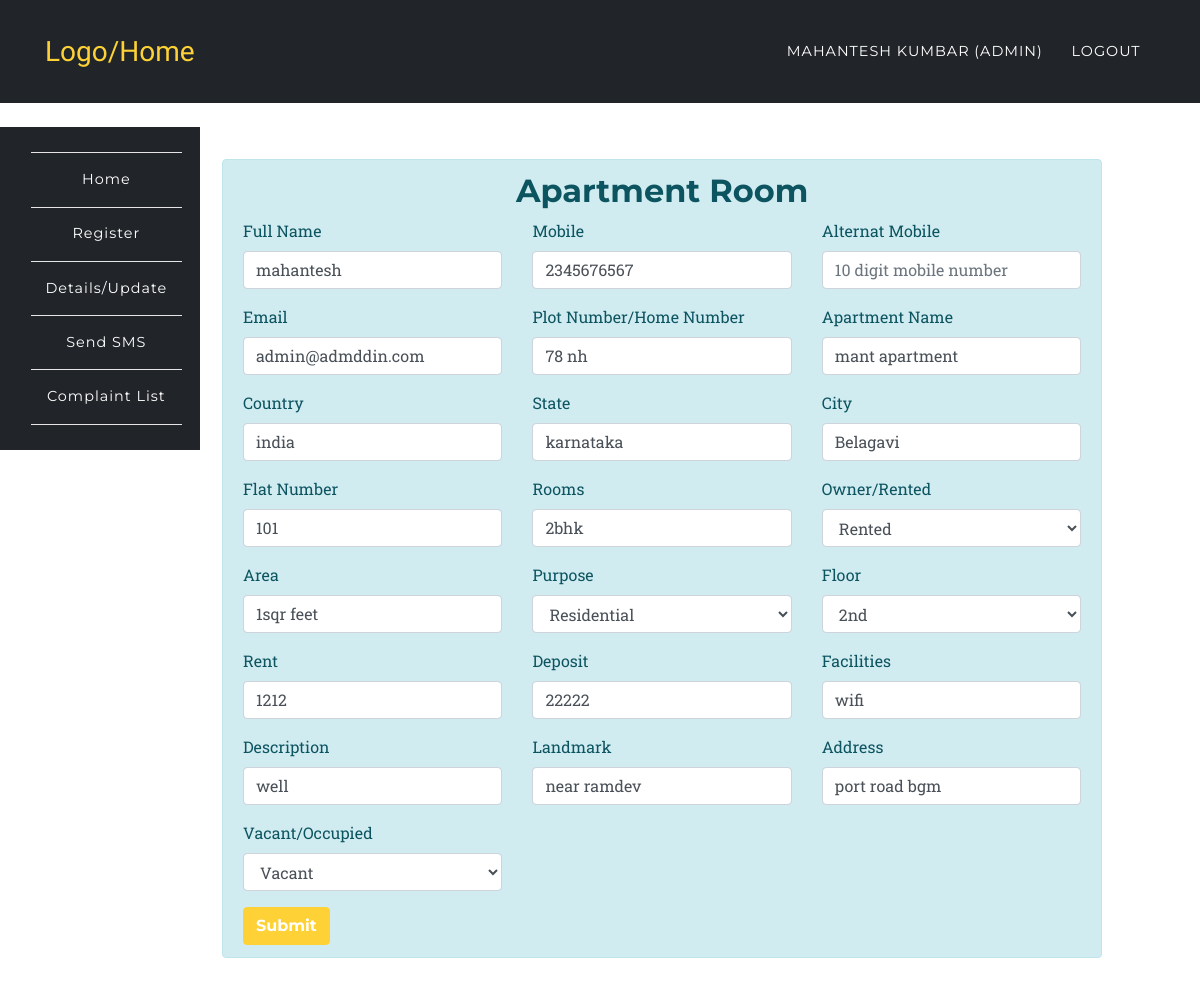
The page /app/update.php?id=3&act=ap (signed in) on the database its author committed.
### tables this page shows
CREATE TABLE IF NOT EXISTS `room_rental_registrations_apartment` (
  `id` int UNSIGNED NOT NULL AUTO_INCREMENT,
  `fullname` varchar(191) NOT NULL,
  `mobile` varchar(191) NOT NULL,
  `alternat_mobile` varchar(191) NOT NULL,
  `email` varchar(191) NOT NULL,
  `country` varchar(191) NOT NULL,
  `state` varchar(191) NOT NULL,
  `city` varchar(191) NOT NULL,
  `landmark` varchar(191) NOT NULL,
  `rent` varchar(191) NOT NULL,
  `deposit` varchar(191) NOT NULL,
  `plot_number` varchar(191) NOT NULL,
  `apartment_name` varchar(100) DEFAULT NULL,
  `ap_number_of_plats` varchar(100) DEFAULT NULL,
  `rooms` varchar(100) DEFAULT NULL,
  `floor` varchar(100) DEFAULT NULL,
  `purpose` varchar(100) DEFAULT NULL,
  `own` varchar(100) DEFAULT NULL,
  `area` varchar(100) DEFAULT NULL,
  `address` varchar(191) NOT NULL,
  `accommodation` varchar(191) NOT NULL,
  `description` varchar(191) NOT NULL,
  `image` varchar(191) DEFAULT NULL,
  `open_for_sharing` varchar(191) DEFAULT NULL,
  `other` varchar(191) DEFAULT NULL,
  `vacant` int NOT NULL DEFAULT '1',
  `created_at` timestamp NULL DEFAULT CURRENT_TIMESTAMP,
  `updated_at` timestamp NULL DEFAULT CURRENT_TIMESTAMP,
  `user_id` int DEFAULT NULL,
  PRIMARY KEY (`id`)
);

### app/partials/edit/apartment.php (the view, shortened to what this page needs)
<div class="col-md-11 col-xs-12 col-sm-12"><br>
	<div class="alert alert-info" role="alert">
		<h2 class="text-center">Apartment Room</h2>
		<form action="" method="POST">
  	 <div class="row">
  	 	<div class="col-md-4">
	  	  <div class="form-group">
		    <label for="fullname">Full Name</label>
		    <input type="text" class="form-control" id="fullname" placeholder="Full Name" name="fullname" value="<?php echo $data['fullname']?$data['fullname']:''; ?>" required>
		  </div>
		 </div>
		<div class="col-md-4">
		  <div class="form-group">
		    <label for="mobile">Mobile</label>
		    <input type="text" class="form-control" pattern="^(\d{10})$" id="mobile" title="10 digit mobile number" placeholder="10 digit mobile number" name="mobile" value="<?php echo $data['mobile']?$data['mobile']:''; ?>" required>
		  </div>
		 </div>
		<div class="col-md-4">
		  <div class="form-group">
		    <label for="alternat_mobile">Alternat Mobile</label>
		    <input type="text" class="form-control" pattern="^(\d{10})$" id="alternat_mobile" title="10 digit mobile number" placeholder="10 digit mobile number" value="<?php echo $data['alternat_mobile']?$data['alternat_mobile']:''; ?>">
		  </div>
		</div>
	</div>
	<div class="row">
  	 	<div class="col-md-4">
		  <div class="form-group">
		    <label for="email">Email</label>
		    <input type="email" class="form-control" id="email" placeholder="Email" name="email" value="<?php echo $data['email']?$data['email']:''; ?>" required>
		  </div>
		 </div>
		 <div class="col-md-4">
		  <div class="form-group">
		    <label for="plot_number">Plot Number/Home Number</label>
		    <input type="text" class="form-control" id="plot_number" placeholder="Plot Number/Home Number" name="plot_number" value="<?php echo $data['plot_number']?$data['plot_number']:''; ?>" required>
		  </div>
		 </div>
		 <div class="col-md-4">
		  <div class="form-group">
		    <label for="apartment_name">Apartment Name</label>
		    <input type="text" class="form-control" id="apartment_name" placeholder="Apartment Name" name="apartment_name" value="<?php echo $data['apartment_name']?$data['apartment_name']:''; ?>" required>
		  </div>
		 </div>
	</div>
	<div class="row">
		<div class="col-md-4">
	  <div class="form-group">
	    <label for="country">Country</label>
	    <input type="country" class="form-control" id="country" placeholder="Country" name="country" value="<?php echo $data['country']?$data['country']:''; ?>" required>
	  </div>
	  </div>
	  <div class="col-md-4">
	  <div class="form-group">
	    <label for="state">State</label>
	    <input type="state" class="form-control" id="state" placeholder="State" name="state" value="<?php echo $data['state']?$data['state']:''; ?>" required>
	  </div>
	  </div>
	  <div class="col-md-4">
	  <div class="form-group">
	    <label for="city">City</label>
	    <input type="city" class="form-control" id="city" placeholder="City" name="city" value="<?php echo $data['city']?$data['city']:''; ?>" required>
	  </div>
	  </div>
	 </div>
	 <div class="row">
	 	<div class="col-md-4">
		 <div class="form-group">
		    <label for="ap_number_of_plats">Flat Number</label>
		    <input type="ap_number_of_plats" class="form-control" id="Plat Number" placeholder="ap_number_of_plats" name="ap_number_of_plats" value="<?php echo $data['ap_number_of_plats']?$data['ap_number_of_plats']:''; ?>" required>
		  </div>
		</div>
		<div class="col-md-4">
		 <div class="form-group">
		    <label for="rooms">Rooms</label>
		    <input type="text" class="form-control" id="rooms" placeholder="Rooms" name="rooms" value="<?php echo $data['rooms']?$data['rooms']:''; ?>" required>
		  </div>
		</div>
		<div class="col-md-4">
		    <div class="form-group">
			    <label for="ownership">Owner/Rented </label>
			    <select class="form-control" id="ownership" name="own">
			      <option value="rented" <?php if($data['own'] == 'rented'){echo 'selected';}?>>Rented</option>
			    </select>
			 </div>
	  	</div>
	</div>
	<div class="row">
		<div class="col-md-4">
		  <div class="form-group">
		    <label for="area">Area</label>
		    <input type="area" class="form-control" id="area" placeholder="Area" name="area" value="<?php echo $data['area']?$data['area']:''; ?>">
		  </div>
	  	</div>
	 	<div class="col-md-4">
		    <div class="form-group">
			    <label for="purpose">Purpose</label>
			    <select class="form-control" id="purpose" name="purpose">
			      <option value="Residential" <?php if($data['purpose'] == 'Residential'){echo 'selected';}?>>Residential</option>
			    </select>
			 </div>
	  	</div>
	  	<div class="col-md-4">
		    <div class="form-group">
			    <label for="floor">Floor</label>
			    <select class="form-control" id="floor" name="floor">
			      <option value="2nd" <?php if($data['floor'] == '2nd'){echo 'selected';}?>>2nd</option>
			    </select>
			 </div>
	  	</div>
	</div>
	 <div class="row">
	 	<div class="col-md-4">
		 <div class="form-group">
		    <label for="rent">Rent</label>
		    <input type="rent" class="form-control" id="rent" placeholder="Rent" name="rent" value="<?php echo $data['rent']?$data['rent']:''; ?>">
		  </div>
		</div>
	  	<div class="col-md-4">
	  		<div class="form-group">
			    <label for="deposit">Deposit</label>
			    <input type="deposit" class="form-control" id="deposit" placeholder="Deposit" name="deposit" value="<?php echo $data['deposit']?$data['deposit']:''; ?>">
	  		</div>
	  	</div>
	  <div class="col-md-4">
	  <div class="form-group">
	    <label for="accommodation">Facilities</label>
	    <input type="accommodation" class="form-control" id="accommodation" placeholder="Facilities" name="accommodation" value="<?php echo $data['accommodation']?$data['accommodation']:''; ?>">
	  </div>
	  </div>
	  </div>
	   <div class="row">
	 	<div class="col-md-4">
	  <div class="form-group">
	    <label for="description">Description</label>
	    <input type="description" class="form-control" id="description" placeholder="Description" name="description" value="<?php echo $data['description']?$data['description']:''; ?>">
	  </div>
	   </div>
	  <div class="col-md-4">
	  <div class="form-group">
	    <label for="landmark">Landmark</label>
	    <input type="landmark" class="form-control" id="landmark" placeholder="landmark" name="landmark" value="<?php echo $data['landmark']?$data['landmark']:''; ?>">
	  </div>
	   </div>
	  <div class="col-md-4">
	  <div class="form-group">
	    <label for="address">Address</label>
	    <input type="address" class="form-control" id="address" placeholder="Address" name="address" value="<?php echo $data['address']?$data['address']:''; ?>" required>
	  </div>
	   </div>
	    </div>
	    <div class="row">
	    	<div class="col-4">
	 		 <div class="form-group">
			    <label for="vacant">Vacant/Occupied</label>
			    <select class="form-control" id="vacant" name="vacant">
			      <option value="1" <?php if($data['vacant'] == '1'){echo 'selected';}?>>Vacant</option>
			    </select>
			  </div>
	 	</div>
	  </div>
	  <button type="submit" class="btn btn-primary" name='register_apartment' value="register_apartment">Submit</button>
	</form>
	</div>
	</div>

### assets/css/rent.css (style rules this page uses)
body { overflow-x: hidden; font-family: 'Roboto Slab', 'Helvetica Neue', Helvetica, Arial, sans-serif; }
h1, h2, h3, h4, h5, h6 { font-weight: 700; font-family: 'Montserrat', 'Helvetica Neue', Helvetica, Arial, sans-serif; }
.btn { font-family: 'Montserrat', 'Helvetica Neue', Helvetica, Arial, sans-serif; font-weight: 700; }
.btn-primary { background-color: #fed136; border-color: #fed136; }

### rows shown on the page
room_rental_registrations_apartment: fullname "mahantesh", mobile "2345676567", email "admin@admddin.com", plot_number "78 nh", apartment_name "mant apartment", country "india", state "karnataka", city "Belagavi", ap_number_of_plats "101", rooms "2bhk", own "Rented", area "1sqr feet", purpose "Residential", floor "2nd", rent "1212", deposit "22222", accommodation "wifi", description "well", landmark "near ramdev", address "port road bgm", vacant "Vacant"

### other values the page prints
$_SESSION['fullname'] "MAHANTESH KUMBAR"
